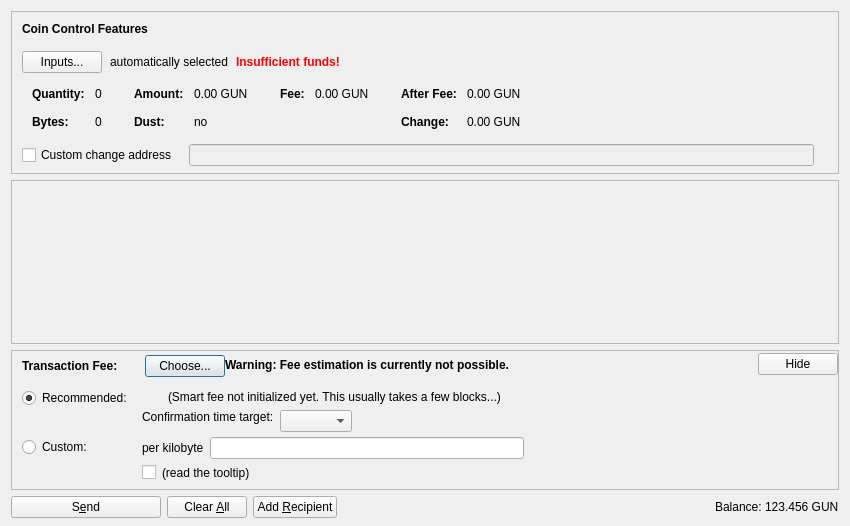
<?xml version="1.0" encoding="UTF-8"?>
<ui version="4.0">
 <class>SendCoinsDialog</class>
 <widget class="QDialog" name="SendCoinsDialog">
  <property name="geometry">
   <rect>
    <x>0</x>
    <y>0</y>
    <width>850</width>
    <height>526</height>
   </rect>
  </property>
  <property name="windowTitle">
   <string>Send Coins</string>
  </property>
  <layout class="QVBoxLayout" name="verticalLayout" stretch="0,1,0,0">
   <property name="bottomMargin">
    <number>8</number>
   </property>
   <item>
    <widget class="QFrame" name="frameCoinControl">
     <property name="sizePolicy">
      <sizepolicy hsizetype="Expanding" vsizetype="Expanding">
       <horstretch>0</horstretch>
       <verstretch>0</verstretch>
      </sizepolicy>
     </property>
     <property name="maximumSize">
      <size>
       <width>16777215</width>
       <height>16777215</height>
      </size>
     </property>
     <property name="frameShape">
      <enum>QFrame::StyledPanel</enum>
     </property>
     <property name="frameShadow">
      <enum>QFrame::Sunken</enum>
     </property>
     <layout class="QVBoxLayout" name="verticalLayoutCoinControl2">
      <property name="spacing">
       <number>0</number>
      </property>
      <property name="leftMargin">
       <number>0</number>
      </property>
      <property name="topMargin">
       <number>0</number>
      </property>
      <property name="rightMargin">
       <number>0</number>
      </property>
      <property name="bottomMargin">
       <number>6</number>
      </property>
      <item>
       <layout class="QVBoxLayout" name="verticalLayoutCoinControl" stretch="0,0,0,0,1">
        <property name="spacing">
         <number>0</number>
        </property>
        <property name="leftMargin">
         <number>10</number>
        </property>
        <property name="topMargin">
         <number>10</number>
        </property>
        <item>
         <layout class="QHBoxLayout" name="horizontalLayoutCoinControl1">
          <property name="bottomMargin">
           <number>15</number>
          </property>
          <item>
           <widget class="QLabel" name="labelCoinControlFeatures">
            <property name="sizePolicy">
             <sizepolicy hsizetype="Preferred" vsizetype="Maximum">
              <horstretch>0</horstretch>
              <verstretch>0</verstretch>
             </sizepolicy>
            </property>
            <property name="font">
             <font>
              <weight>75</weight>
              <bold>true</bold>
             </font>
            </property>
            <property name="styleSheet">
             <string notr="true">font-weight:bold;</string>
            </property>
            <property name="text">
             <string>Coin Control Features</string>
            </property>
           </widget>
          </item>
         </layout>
        </item>
        <item>
         <layout class="QHBoxLayout" name="horizontalLayoutCoinControl2" stretch="0,0,0,0">
          <property name="spacing">
           <number>8</number>
          </property>
          <property name="bottomMargin">
           <number>10</number>
          </property>
          <item>
           <widget class="QPushButton" name="pushButtonCoinControl">
            <property name="styleSheet">
             <string notr="true"/>
            </property>
            <property name="text">
             <string>Inputs...</string>
            </property>
            <property name="autoDefault">
             <bool>false</bool>
            </property>
           </widget>
          </item>
          <item>
           <widget class="QLabel" name="labelCoinControlAutomaticallySelected">
            <property name="text">
             <string>automatically selected</string>
            </property>
            <property name="margin">
             <number>5</number>
            </property>
           </widget>
          </item>
          <item>
           <widget class="QLabel" name="labelCoinControlInsuffFunds">
            <property name="font">
             <font>
              <weight>75</weight>
              <bold>true</bold>
             </font>
            </property>
            <property name="styleSheet">
             <string notr="true">color:red;font-weight:bold;</string>
            </property>
            <property name="text">
             <string>Insufficient funds!</string>
            </property>
            <property name="margin">
             <number>5</number>
            </property>
           </widget>
          </item>
          <item>
           <spacer name="horizontalSpacerCoinControl">
            <property name="orientation">
             <enum>Qt::Horizontal</enum>
            </property>
            <property name="sizeHint" stdset="0">
             <size>
              <width>40</width>
              <height>1</height>
             </size>
            </property>
           </spacer>
          </item>
         </layout>
        </item>
        <item>
         <widget class="QWidget" name="widgetCoinControl" native="true">
          <property name="sizePolicy">
           <sizepolicy hsizetype="Preferred" vsizetype="Preferred">
            <horstretch>0</horstretch>
            <verstretch>0</verstretch>
           </sizepolicy>
          </property>
          <property name="minimumSize">
           <size>
            <width>0</width>
            <height>0</height>
           </size>
          </property>
          <property name="styleSheet">
           <string notr="true"/>
          </property>
          <layout class="QHBoxLayout" name="horizontalLayoutCoinControl5">
           <property name="leftMargin">
            <number>0</number>
           </property>
           <property name="topMargin">
            <number>0</number>
           </property>
           <property name="rightMargin">
            <number>0</number>
           </property>
           <property name="bottomMargin">
            <number>0</number>
           </property>
           <item>
            <layout class="QHBoxLayout" name="horizontalLayoutCoinControl3" stretch="0,0,0,1">
             <property name="spacing">
              <number>20</number>
             </property>
             <property name="topMargin">
              <number>0</number>
             </property>
             <property name="bottomMargin">
              <number>10</number>
             </property>
             <item>
              <layout class="QFormLayout" name="formLayoutCoinControl1">
               <property name="horizontalSpacing">
                <number>10</number>
               </property>
               <property name="verticalSpacing">
                <number>14</number>
               </property>
               <property name="leftMargin">
                <number>10</number>
               </property>
               <property name="topMargin">
                <number>4</number>
               </property>
               <property name="rightMargin">
                <number>6</number>
               </property>
               <item row="0" column="0">
                <widget class="QLabel" name="labelCoinControlQuantityText">
                 <property name="font">
                  <font>
                   <weight>75</weight>
                   <bold>true</bold>
                  </font>
                 </property>
                 <property name="text">
                  <string>Quantity:</string>
                 </property>
                 <property name="margin">
                  <number>0</number>
                 </property>
                </widget>
               </item>
               <item row="0" column="1">
                <widget class="QLabel" name="labelCoinControlQuantity">
                 <property name="cursor">
                  <cursorShape>IBeamCursor</cursorShape>
                 </property>
                 <property name="contextMenuPolicy">
                  <enum>Qt::ActionsContextMenu</enum>
                 </property>
                 <property name="text">
                  <string notr="true">0</string>
                 </property>
                 <property name="margin">
                  <number>0</number>
                 </property>
                 <property name="textInteractionFlags">
                  <set>Qt::LinksAccessibleByMouse|Qt::TextSelectableByKeyboard|Qt::TextSelectableByMouse</set>
                 </property>
                </widget>
               </item>
               <item row="1" column="0">
                <widget class="QLabel" name="labelCoinControlBytesText">
                 <property name="font">
                  <font>
                   <weight>75</weight>
                   <bold>true</bold>
                  </font>
                 </property>
                 <property name="text">
                  <string>Bytes:</string>
                 </property>
                </widget>
               </item>
               <item row="1" column="1">
                <widget class="QLabel" name="labelCoinControlBytes">
                 <property name="cursor">
                  <cursorShape>IBeamCursor</cursorShape>
                 </property>
                 <property name="contextMenuPolicy">
                  <enum>Qt::ActionsContextMenu</enum>
                 </property>
                 <property name="text">
                  <string notr="true">0</string>
                 </property>
                 <property name="textInteractionFlags">
                  <set>Qt::LinksAccessibleByMouse|Qt::TextSelectableByKeyboard|Qt::TextSelectableByMouse</set>
                 </property>
                </widget>
               </item>
              </layout>
             </item>
             <item>
              <layout class="QFormLayout" name="formLayoutCoinControl2">
               <property name="horizontalSpacing">
                <number>10</number>
               </property>
               <property name="verticalSpacing">
                <number>14</number>
               </property>
               <property name="leftMargin">
                <number>6</number>
               </property>
               <property name="topMargin">
                <number>4</number>
               </property>
               <property name="rightMargin">
                <number>6</number>
               </property>
               <item row="0" column="0">
                <widget class="QLabel" name="labelCoinControlAmountText">
                 <property name="font">
                  <font>
                   <weight>75</weight>
                   <bold>true</bold>
                  </font>
                 </property>
                 <property name="text">
                  <string>Amount:</string>
                 </property>
                 <property name="margin">
                  <number>0</number>
                 </property>
                </widget>
               </item>
               <item row="0" column="1">
                <widget class="QLabel" name="labelCoinControlAmount">
                 <property name="cursor">
                  <cursorShape>IBeamCursor</cursorShape>
                 </property>
                 <property name="contextMenuPolicy">
                  <enum>Qt::ActionsContextMenu</enum>
                 </property>
                 <property name="text">
                  <string notr="true">0.00 GUN</string>
                 </property>
                 <property name="textInteractionFlags">
                  <set>Qt::LinksAccessibleByMouse|Qt::TextSelectableByKeyboard|Qt::TextSelectableByMouse</set>
                 </property>
                </widget>
               </item>
               <item row="1" column="0">
                <widget class="QLabel" name="labelCoinControlLowOutputText">
                 <property name="font">
                  <font>
                   <weight>75</weight>
                   <bold>true</bold>
                  </font>
                 </property>
                 <property name="text">
                  <string>Dust:</string>
                 </property>
                </widget>
               </item>
               <item row="1" column="1">
                <widget class="QLabel" name="labelCoinControlLowOutput">
                 <property name="cursor">
                  <cursorShape>IBeamCursor</cursorShape>
                 </property>
                 <property name="contextMenuPolicy">
                  <enum>Qt::ActionsContextMenu</enum>
                 </property>
                 <property name="text">
                  <string notr="true">no</string>
                 </property>
                 <property name="textInteractionFlags">
                  <set>Qt::LinksAccessibleByMouse|Qt::TextSelectableByKeyboard|Qt::TextSelectableByMouse</set>
                 </property>
                </widget>
               </item>
              </layout>
             </item>
             <item>
              <layout class="QFormLayout" name="formLayoutCoinControl3">
               <property name="horizontalSpacing">
                <number>10</number>
               </property>
               <property name="verticalSpacing">
                <number>14</number>
               </property>
               <property name="leftMargin">
                <number>6</number>
               </property>
               <property name="topMargin">
                <number>4</number>
               </property>
               <property name="rightMargin">
                <number>6</number>
               </property>
               <item row="0" column="0">
                <widget class="QLabel" name="labelCoinControlFeeText">
                 <property name="font">
                  <font>
                   <weight>75</weight>
                   <bold>true</bold>
                  </font>
                 </property>
                 <property name="text">
                  <string>Fee:</string>
                 </property>
                 <property name="margin">
                  <number>0</number>
                 </property>
                </widget>
               </item>
               <item row="0" column="1">
                <widget class="QLabel" name="labelCoinControlFee">
                 <property name="cursor">
                  <cursorShape>IBeamCursor</cursorShape>
                 </property>
                 <property name="contextMenuPolicy">
                  <enum>Qt::ActionsContextMenu</enum>
                 </property>
                 <property name="text">
                  <string notr="true">0.00 GUN</string>
                 </property>
                 <property name="textInteractionFlags">
                  <set>Qt::LinksAccessibleByMouse|Qt::TextSelectableByKeyboard|Qt::TextSelectableByMouse</set>
                 </property>
                </widget>
               </item>
              </layout>
             </item>
             <item>
              <layout class="QFormLayout" name="formLayoutCoinControl4">
               <property name="horizontalSpacing">
                <number>10</number>
               </property>
               <property name="verticalSpacing">
                <number>14</number>
               </property>
               <property name="leftMargin">
                <number>6</number>
               </property>
               <property name="topMargin">
                <number>4</number>
               </property>
               <property name="rightMargin">
                <number>6</number>
               </property>
               <item row="0" column="0">
                <widget class="QLabel" name="labelCoinControlAfterFeeText">
                 <property name="font">
                  <font>
                   <weight>75</weight>
                   <bold>true</bold>
                  </font>
                 </property>
                 <property name="text">
                  <string>After Fee:</string>
                 </property>
                 <property name="margin">
                  <number>0</number>
                 </property>
                </widget>
               </item>
               <item row="0" column="1">
                <widget class="QLabel" name="labelCoinControlAfterFee">
                 <property name="cursor">
                  <cursorShape>IBeamCursor</cursorShape>
                 </property>
                 <property name="contextMenuPolicy">
                  <enum>Qt::ActionsContextMenu</enum>
                 </property>
                 <property name="text">
                  <string notr="true">0.00 GUN</string>
                 </property>
                 <property name="textInteractionFlags">
                  <set>Qt::LinksAccessibleByMouse|Qt::TextSelectableByKeyboard|Qt::TextSelectableByMouse</set>
                 </property>
                </widget>
               </item>
               <item row="1" column="0">
                <widget class="QLabel" name="labelCoinControlChangeText">
                 <property name="font">
                  <font>
                   <weight>75</weight>
                   <bold>true</bold>
                  </font>
                 </property>
                 <property name="text">
                  <string>Change:</string>
                 </property>
                </widget>
               </item>
               <item row="1" column="1">
                <widget class="QLabel" name="labelCoinControlChange">
                 <property name="cursor">
                  <cursorShape>IBeamCursor</cursorShape>
                 </property>
                 <property name="contextMenuPolicy">
                  <enum>Qt::ActionsContextMenu</enum>
                 </property>
                 <property name="text">
                  <string notr="true">0.00 GUN</string>
                 </property>
                 <property name="textInteractionFlags">
                  <set>Qt::LinksAccessibleByMouse|Qt::TextSelectableByKeyboard|Qt::TextSelectableByMouse</set>
                 </property>
                </widget>
               </item>
              </layout>
             </item>
            </layout>
           </item>
          </layout>
         </widget>
        </item>
        <item>
         <layout class="QHBoxLayout" name="horizontalLayoutCoinControl4" stretch="0,0,0">
          <property name="spacing">
           <number>12</number>
          </property>
          <property name="sizeConstraint">
           <enum>QLayout::SetDefaultConstraint</enum>
          </property>
          <property name="topMargin">
           <number>5</number>
          </property>
          <property name="rightMargin">
           <number>5</number>
          </property>
          <item>
           <widget class="QCheckBox" name="checkBoxCoinControlChange">
            <property name="toolTip">
             <string>If this is activated, but the change address is empty or invalid, change will be sent to a newly generated address.</string>
            </property>
            <property name="text">
             <string>Custom change address</string>
            </property>
           </widget>
          </item>
          <item>
           <widget class="QValidatedLineEdit" name="lineEditCoinControlChange">
            <property name="enabled">
             <bool>false</bool>
            </property>
            <property name="sizePolicy">
             <sizepolicy hsizetype="Expanding" vsizetype="Fixed">
              <horstretch>0</horstretch>
              <verstretch>0</verstretch>
             </sizepolicy>
            </property>
           </widget>
          </item>
          <item>
           <widget class="QLabel" name="labelCoinControlChangeLabel">
            <property name="sizePolicy">
             <sizepolicy hsizetype="Preferred" vsizetype="Expanding">
              <horstretch>0</horstretch>
              <verstretch>0</verstretch>
             </sizepolicy>
            </property>
            <property name="minimumSize">
             <size>
              <width>0</width>
              <height>0</height>
             </size>
            </property>
            <property name="text">
             <string/>
            </property>
            <property name="margin">
             <number>3</number>
            </property>
           </widget>
          </item>
         </layout>
        </item>
        <item>
         <spacer name="verticalSpacerCoinControl">
          <property name="orientation">
           <enum>Qt::Vertical</enum>
          </property>
          <property name="sizeHint" stdset="0">
           <size>
            <width>800</width>
            <height>1</height>
           </size>
          </property>
         </spacer>
        </item>
       </layout>
      </item>
     </layout>
    </widget>
   </item>
   <item>
    <widget class="QScrollArea" name="scrollArea">
     <property name="widgetResizable">
      <bool>true</bool>
     </property>
     <widget class="QWidget" name="scrollAreaWidgetContents">
      <property name="geometry">
       <rect>
        <x>0</x>
        <y>0</y>
        <width>830</width>
        <height>104</height>
       </rect>
      </property>
      <layout class="QVBoxLayout" name="verticalLayout_2" stretch="0,1">
       <property name="leftMargin">
        <number>0</number>
       </property>
       <property name="topMargin">
        <number>0</number>
       </property>
       <property name="rightMargin">
        <number>0</number>
       </property>
       <property name="bottomMargin">
        <number>0</number>
       </property>
       <item>
        <layout class="QVBoxLayout" name="entries">
         <property name="spacing">
          <number>6</number>
         </property>
        </layout>
       </item>
       <item>
        <spacer name="verticalSpacer">
         <property name="orientation">
          <enum>Qt::Vertical</enum>
         </property>
         <property name="sizeHint" stdset="0">
          <size>
           <width>20</width>
           <height>40</height>
          </size>
         </property>
        </spacer>
       </item>
      </layout>
     </widget>
    </widget>
   </item>
   <item>
    <widget class="QFrame" name="frameFee">
     <property name="sizePolicy">
      <sizepolicy hsizetype="Expanding" vsizetype="Expanding">
       <horstretch>0</horstretch>
       <verstretch>0</verstretch>
      </sizepolicy>
     </property>
     <property name="maximumSize">
      <size>
       <width>16777215</width>
       <height>16777215</height>
      </size>
     </property>
     <property name="frameShape">
      <enum>QFrame::StyledPanel</enum>
     </property>
     <property name="frameShadow">
      <enum>QFrame::Sunken</enum>
     </property>
     <layout class="QVBoxLayout" name="verticalLayoutFee1">
      <property name="spacing">
       <number>0</number>
      </property>
      <property name="leftMargin">
       <number>0</number>
      </property>
      <property name="topMargin">
       <number>0</number>
      </property>
      <property name="rightMargin">
       <number>0</number>
      </property>
      <property name="bottomMargin">
       <number>0</number>
      </property>
      <item>
       <layout class="QVBoxLayout" name="verticalLayoutFee2" stretch="0,0,0">
        <property name="spacing">
         <number>0</number>
        </property>
        <property name="leftMargin">
         <number>10</number>
        </property>
        <property name="topMargin">
         <number>0</number>
        </property>
        <item>
         <layout class="QHBoxLayout" name="horizontalLayoutFee1">
          <property name="bottomMargin">
           <number>0</number>
          </property>
          <item>
           <layout class="QVBoxLayout" name="verticalLayoutFee7">
            <property name="spacing">
             <number>0</number>
            </property>
            <item>
             <spacer name="verticalSpacerSmartFee">
              <property name="orientation">
               <enum>Qt::Vertical</enum>
              </property>
              <property name="sizeType">
               <enum>QSizePolicy::Fixed</enum>
              </property>
              <property name="sizeHint" stdset="0">
               <size>
                <width>1</width>
                <height>4</height>
               </size>
              </property>
             </spacer>
            </item>
            <item>
             <layout class="QHBoxLayout" name="horizontalLayoutSmartFee">
              <property name="spacing">
               <number>10</number>
              </property>
              <item>
               <widget class="QLabel" name="labelFeeHeadline">
                <property name="sizePolicy">
                 <sizepolicy hsizetype="Preferred" vsizetype="Maximum">
                  <horstretch>0</horstretch>
                  <verstretch>0</verstretch>
                 </sizepolicy>
                </property>
                <property name="font">
                 <font>
                  <weight>75</weight>
                  <bold>true</bold>
                 </font>
                </property>
                <property name="styleSheet">
                 <string notr="true">font-weight:bold;</string>
                </property>
                <property name="text">
                 <string>Transaction Fee:</string>
                </property>
               </widget>
              </item>
              <item>
               <widget class="QLabel" name="labelFeeMinimized">
                <property name="text">
                 <string/>
                </property>
               </widget>
              </item>
              <item>
               <widget class="QPushButton" name="buttonChooseFee">
                <property name="text">
                 <string>Choose...</string>
                </property>
               </widget>
              </item>
             </layout>
            </item>
            <item>
             <spacer name="verticalSpacer_5">
              <property name="orientation">
               <enum>Qt::Vertical</enum>
              </property>
              <property name="sizeHint" stdset="0">
               <size>
                <width>1</width>
                <height>1</height>
               </size>
              </property>
             </spacer>
            </item>
           </layout>
          </item>
          <item>
           <widget class="QLabel" name="fallbackFeeWarningLabel">
            <property name="toolTip">
             <string>Using the fallbackfee can result in sending a transaction that will take several hours or days (or never) to confirm. Consider choosing your fee manually or wait until you have validated the complete chain.</string>
            </property>
            <property name="font">
            <font>
                <weight>75</weight>
                <bold>true</bold>
            </font>
            </property>
            <property name="text">
             <string>Warning: Fee estimation is currently not possible.</string>
            </property>
            <property name="wordWrap">
             <bool>false</bool>
            </property>
           </widget>
          </item>
          <item>
           <spacer name="horizontalSpacer_4">
            <property name="orientation">
             <enum>Qt::Horizontal</enum>
            </property>
            <property name="sizeType">
             <enum>QSizePolicy::MinimumExpanding</enum>
            </property>
            <property name="sizeHint" stdset="0">
             <size>
              <width>40</width>
              <height>20</height>
             </size>
            </property>
           </spacer>
          </item>
          <item>
           <widget class="QPushButton" name="buttonMinimizeFee">
            <property name="toolTip">
             <string>collapse fee-settings</string>
            </property>
            <property name="text">
             <string>Hide</string>
            </property>
           </widget>
          </item>
         </layout>
        </item>
        <item>
         <widget class="QFrame" name="frameFeeSelection">
          <layout class="QVBoxLayout" name="verticalLayoutFee12">
           <property name="spacing">
            <number>0</number>
           </property>
           <property name="leftMargin">
            <number>0</number>
           </property>
           <property name="topMargin">
            <number>0</number>
           </property>
           <property name="rightMargin">
            <number>0</number>
           </property>
           <property name="bottomMargin">
            <number>0</number>
           </property>
           <item>
            <layout class="QGridLayout" name="gridLayoutFee">
             <property name="topMargin">
              <number>10</number>
             </property>
             <property name="bottomMargin">
              <number>4</number>
             </property>
             <property name="horizontalSpacing">
              <number>10</number>
             </property>
             <property name="verticalSpacing">
              <number>4</number>
             </property>
             <item row="1" column="1">
              <layout class="QVBoxLayout" name="verticalLayoutFee8">
               <property name="spacing">
                <number>6</number>
               </property>
               <item>
                <layout class="QHBoxLayout" name="horizontalLayoutFee13">
                 <item>
                  <widget class="QLabel" name="labelCustomPerKilobyte">
                   <property name="toolTip">
                    <string>If the custom fee is set to 1000 satoshis and the transaction is only 250 bytes, then &quot;per kilobyte&quot; only pays 250 satoshis in fee, while &quot;total at least&quot; pays 1000 satoshis. For transactions bigger than a kilobyte both pay by kilobyte.</string>
                   </property>
                   <property name="text">
                    <string>per kilobyte</string>
                   </property>
                  </widget>
                 </item>
                 <item>
                  <widget class="BitcoinAmountField" name="customFee"/>
                 </item>
                 <item>
                  <spacer name="horizontalSpacer_6">
                   <property name="orientation">
                    <enum>Qt::Horizontal</enum>
                   </property>
                   <property name="sizeHint" stdset="0">
                    <size>
                     <width>1</width>
                     <height>1</height>
                    </size>
                   </property>
                  </spacer>
                 </item>
                </layout>
               </item>
               <item>
                <layout class="QHBoxLayout" name="horizontalLayoutFee8">
                 <item>
                  <widget class="QCheckBox" name="checkBoxMinimumFee">
                   <property name="toolTip">
                    <string>Paying only the minimum fee is just fine as long as there is less transaction volume than space in the blocks. But be aware that this can end up in a never confirming transaction once there is more demand for bitcoin transactions than the network can process.</string>
                   </property>
                   <property name="text">
                    <string/>
                   </property>
                  </widget>
                 </item>
                 <item>
                  <widget class="QLabel" name="labelMinFeeWarning">
                   <property name="enabled">
                    <bool>true</bool>
                   </property>
                   <property name="toolTip">
                    <string>Paying only the minimum fee is just fine as long as there is less transaction volume than space in the blocks. But be aware that this can end up in a never confirming transaction once there is more demand for bitcoin transactions than the network can process.</string>
                   </property>
                   <property name="text">
                    <string>(read the tooltip)</string>
                   </property>
                   <property name="margin">
                    <number>5</number>
                   </property>
                  </widget>
                 </item>
                 <item>
                  <spacer name="horizontalSpacer_2">
                   <property name="orientation">
                    <enum>Qt::Horizontal</enum>
                   </property>
                   <property name="sizeHint" stdset="0">
                    <size>
                     <width>1</width>
                     <height>1</height>
                    </size>
                   </property>
                  </spacer>
                 </item>
                </layout>
               </item>
              </layout>
             </item>
             <item row="0" column="0">
              <layout class="QVBoxLayout" name="verticalLayoutFee4" stretch="0,1">
               <item>
                <widget class="QRadioButton" name="radioSmartFee">
                 <property name="text">
                  <string>Recommended:</string>
                 </property>
                 <property name="checked">
                  <bool>true</bool>
                 </property>
                 <attribute name="buttonGroup">
                  <string notr="true">groupFee</string>
                 </attribute>
                </widget>
               </item>
               <item>
                <spacer name="verticalSpacer_2">
                 <property name="orientation">
                  <enum>Qt::Vertical</enum>
                 </property>
                 <property name="sizeHint" stdset="0">
                  <size>
                   <width>1</width>
                   <height>1</height>
                  </size>
                 </property>
                </spacer>
               </item>
              </layout>
             </item>
             <item row="1" column="0">
              <layout class="QVBoxLayout" name="verticalLayoutFee9" stretch="0,1">
               <item>
                <widget class="QRadioButton" name="radioCustomFee">
                 <property name="text">
                  <string>Custom:</string>
                 </property>
                 <attribute name="buttonGroup">
                  <string notr="true">groupFee</string>
                 </attribute>
                </widget>
               </item>
               <item>
                <spacer name="verticalSpacer_6">
                 <property name="orientation">
                  <enum>Qt::Vertical</enum>
                 </property>
                 <property name="sizeHint" stdset="0">
                  <size>
                   <width>1</width>
                   <height>1</height>
                  </size>
                 </property>
                </spacer>
               </item>
              </layout>
             </item>
             <item row="0" column="1">
              <layout class="QVBoxLayout" name="verticalLayoutFee3" stretch="0,0,1">
               <property name="spacing">
                <number>6</number>
               </property>
               <property name="topMargin">
                <number>2</number>
               </property>
               <item>
                <layout class="QHBoxLayout" name="horizontalLayoutFee12">
                 <item>
                  <widget class="QLabel" name="labelSmartFee">
                   <property name="text">
                    <string/>
                   </property>
                   <property name="margin">
                    <number>2</number>
                   </property>
                  </widget>
                 </item>
                 <item>
                  <widget class="QLabel" name="labelFeeEstimation">
                   <property name="text">
                    <string/>
                   </property>
                  </widget>
                 </item>
                 <item>
                  <widget class="QLabel" name="labelSmartFee2">
                   <property name="text">
                    <string>(Smart fee not initialized yet. This usually takes a few blocks...)</string>
                   </property>
                   <property name="margin">
                    <number>2</number>
                   </property>
                  </widget>
                 </item>
                 <item>
                  <spacer name="horizontalSpacer_5">
                   <property name="orientation">
                    <enum>Qt::Horizontal</enum>
                   </property>
                   <property name="sizeHint" stdset="0">
                    <size>
                     <width>1</width>
                     <height>1</height>
                    </size>
                   </property>
                  </spacer>
                 </item>
                </layout>
               </item>
               <item>
                <layout class="QHBoxLayout" name="horizontalLayoutFee9">
                 <item>
                  <layout class="QVBoxLayout" name="verticalLayoutFee6">
                   <item>
                    <widget class="QLabel" name="labelSmartFee3">
                     <property name="text">
                      <string>Confirmation time target:</string>
                     </property>
                     <property name="margin">
                      <number>2</number>
                     </property>
                    </widget>
                   </item>
                   <item>
                    <spacer name="verticalSpacer_3">
                     <property name="orientation">
                      <enum>Qt::Vertical</enum>
                     </property>
                     <property name="sizeHint" stdset="0">
                      <size>
                       <width>1</width>
                       <height>1</height>
                      </size>
                     </property>
                    </spacer>
                   </item>
                  </layout>
                 </item>
                 <item>
                  <layout class="QVBoxLayout" name="verticalLayoutFee5">
                   <property name="rightMargin">
                    <number>30</number>
                   </property>
                   <item>
                    <layout class="QHBoxLayout" name="horizontalLayoutConfTarget">
                     <property name="bottomMargin">
                      <number>0</number>
                     </property>
                     <item>
                      <widget class="QComboBox" name="confTargetSelector"/>
                     </item>
                     <item>
                      <spacer name="horizontalSpacerConfTarget">
                       <property name="orientation">
                        <enum>Qt::Horizontal</enum>
                       </property>
                       <property name="sizeHint" stdset="0">
                        <size>
                         <width>40</width>
                         <height>20</height>
                        </size>
                       </property>
                      </spacer>
                     </item>
                    </layout>
                   </item>
                  </layout>
                 </item>
                </layout>
               </item>
               <item>
                <spacer name="verticalSpacer_4">
                 <property name="orientation">
                  <enum>Qt::Vertical</enum>
                 </property>
                 <property name="sizeHint" stdset="0">
                  <size>
                   <width>1</width>
                   <height>1</height>
                  </size>
                 </property>
                </spacer>
               </item>
              </layout>
             </item>
            </layout>
           </item>
          </layout>
         </widget>
        </item>
        <item>
         <spacer name="verticalSpacerFee">
          <property name="orientation">
           <enum>Qt::Vertical</enum>
          </property>
          <property name="sizeHint" stdset="0">
           <size>
            <width>40</width>
            <height>5</height>
           </size>
          </property>
         </spacer>
        </item>
       </layout>
      </item>
     </layout>
    </widget>
   </item>
   <item>
    <layout class="QHBoxLayout" name="horizontalLayout">
     <item>
      <widget class="QPushButton" name="sendButton">
       <property name="minimumSize">
        <size>
         <width>150</width>
         <height>0</height>
        </size>
       </property>
       <property name="toolTip">
        <string>Confirm the send action</string>
       </property>
       <property name="text">
        <string>S&amp;end</string>
       </property>
       <property name="icon">
        <iconset resource="../bitcoin.qrc">
         <normaloff>:/icons/send</normaloff>:/icons/send</iconset>
       </property>
       <property name="autoDefault">
        <bool>false</bool>
       </property>
       <property name="default">
        <bool>false</bool>
       </property>
      </widget>
     </item>
     <item>
      <widget class="QPushButton" name="clearButton">
       <property name="sizePolicy">
        <sizepolicy hsizetype="Minimum" vsizetype="Fixed">
         <horstretch>0</horstretch>
         <verstretch>0</verstretch>
        </sizepolicy>
       </property>
       <property name="toolTip">
        <string>Clear all fields of the form.</string>
       </property>
       <property name="text">
        <string>Clear &amp;All</string>
       </property>
       <property name="icon">
        <iconset resource="../bitcoin.qrc">
         <normaloff>:/icons/remove</normaloff>:/icons/remove</iconset>
       </property>
       <property name="autoDefault">
        <bool>false</bool>
       </property>
      </widget>
     </item>
     <item>
      <widget class="QPushButton" name="addButton">
       <property name="toolTip">
        <string>Send to multiple recipients at once</string>
       </property>
       <property name="text">
        <string>Add &amp;Recipient</string>
       </property>
       <property name="icon">
        <iconset resource="../bitcoin.qrc">
         <normaloff>:/icons/add</normaloff>:/icons/add</iconset>
       </property>
       <property name="autoDefault">
        <bool>false</bool>
       </property>
      </widget>
     </item>
     <item>
      <spacer name="horizontalSpacer">
       <property name="orientation">
        <enum>Qt::Horizontal</enum>
       </property>
       <property name="sizeHint" stdset="0">
        <size>
         <width>40</width>
         <height>20</height>
        </size>
       </property>
      </spacer>
     </item>
     <item>
      <layout class="QHBoxLayout" name="horizontalLayout_2">
       <property name="spacing">
        <number>3</number>
       </property>
       <item>
        <widget class="QLabel" name="label">
         <property name="sizePolicy">
          <sizepolicy hsizetype="Preferred" vsizetype="Fixed">
           <horstretch>0</horstretch>
           <verstretch>0</verstretch>
          </sizepolicy>
         </property>
         <property name="text">
          <string>Balance:</string>
         </property>
        </widget>
       </item>
       <item>
        <widget class="QLabel" name="labelBalance">
         <property name="sizePolicy">
          <sizepolicy hsizetype="Preferred" vsizetype="Fixed">
           <horstretch>0</horstretch>
           <verstretch>0</verstretch>
          </sizepolicy>
         </property>
         <property name="cursor">
          <cursorShape>IBeamCursor</cursorShape>
         </property>
         <property name="text">
          <string notr="true">123.456 GUN</string>
         </property>
         <property name="textInteractionFlags">
          <set>Qt::LinksAccessibleByMouse|Qt::TextSelectableByKeyboard|Qt::TextSelectableByMouse</set>
         </property>
        </widget>
       </item>
      </layout>
     </item>
    </layout>
   </item>
  </layout>
 </widget>
 <customwidgets>
  <customwidget>
   <class>QValidatedLineEdit</class>
   <extends>QLineEdit</extends>
   <header>qt/qvalidatedlineedit.h</header>
  </customwidget>
  <customwidget>
   <class>BitcoinAmountField</class>
   <extends>QLineEdit</extends>
   <header>qt/bitcoinamountfield.h</header>
   <container>1</container>
  </customwidget>
 </customwidgets>
 <resources>
  <include location="../bitcoin.qrc"/>
 </resources>
 <connections/>
 <buttongroups>
  <buttongroup name="groupFee"/>
 </buttongroups>
</ui>
